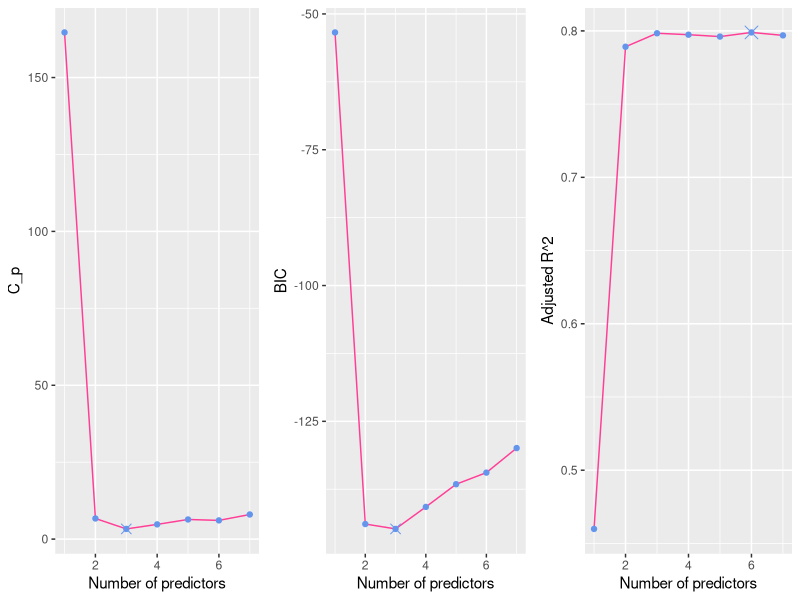
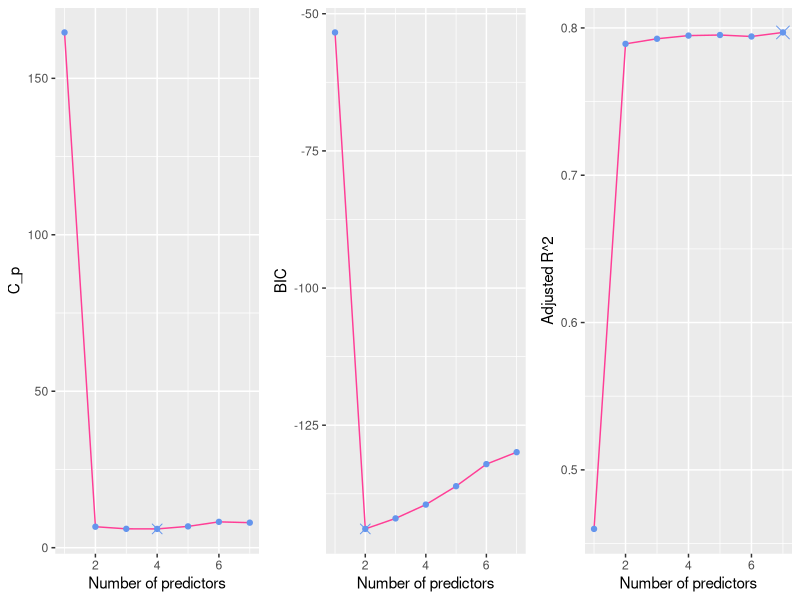
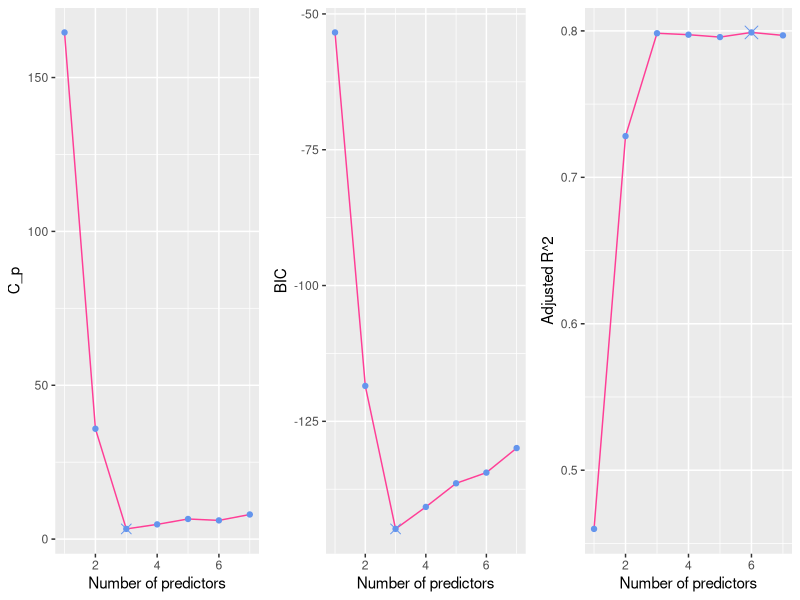
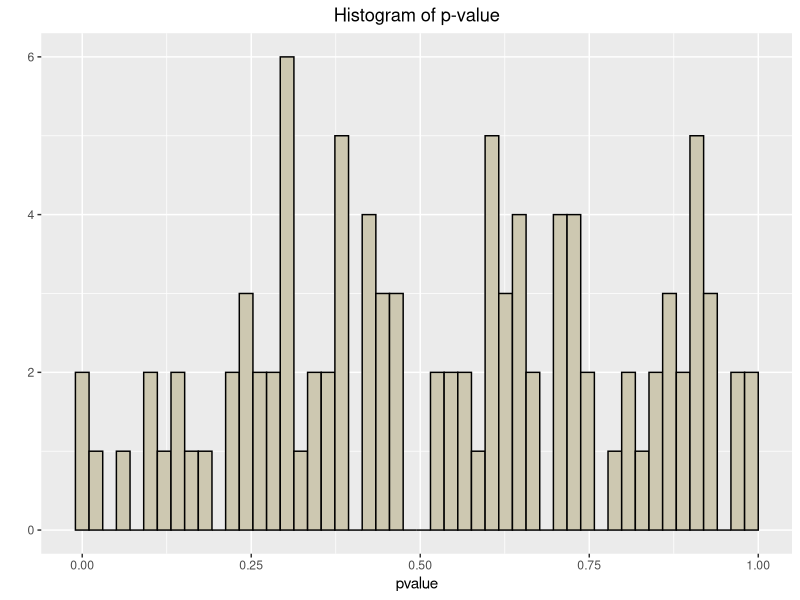
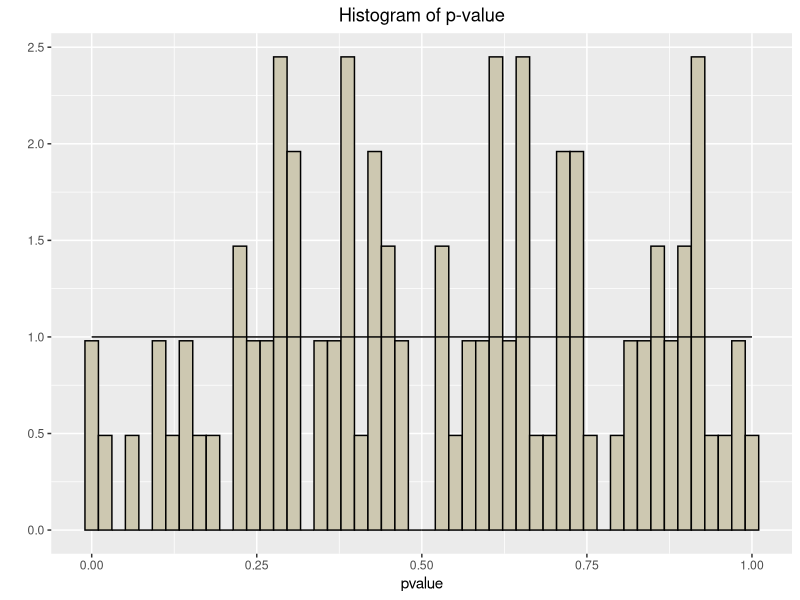

The R script that drew these images, in order: (Note: this script raises an error after producing the figures.)
## ---- chunk 1
knitr::opts_chunk$set(echo = TRUE)
## ---- chunk 2
set.seed(435)
X <- rnorm(100,mean=0,sd=1)
noise <- rnorm(100,mean=0,sd=1)
## ---- chunk 3
Y <- 3 - 2*X + X^2 + noise
dat <- data.frame(poly(X,7,raw=T), Y)
## ---- chunk 4
library(leaps)
library(ggplot2)
library(gridExtra)

fit.sub <- regsubsets(data=dat, Y~.)
fit <- summary(fit.sub)

cp <- ggplot() + geom_line(aes(1:7, fit$cp), col='violetred1') + 
  geom_point(aes(1:7, fit$cp), col='cornflowerblue') +
  geom_point(aes(which.min(fit$cp), 
                 fit$cp[which.min(fit$cp)]), 
             col='cornflowerblue', shape=4, size=3) + 
  ylab('C_p') + xlab('Number of predictors')

bic <- ggplot() + geom_line(aes(1:7, fit$bic), col='violetred1') + 
  geom_point(aes(1:7, fit$bic), col='cornflowerblue') +
  geom_point(aes(which.min(fit$bic), 
                 fit$bic[which.min(fit$bic)]), 
             col='cornflowerblue', shape=4, size=3) + 
  ylab('BIC') + xlab('Number of predictors')

r2 <- ggplot() + geom_line(aes(1:7, fit$adjr2), col='violetred1') + 
  geom_point(aes(1:7, fit$adjr2), col='cornflowerblue') +
  geom_point(aes(which.max(fit$adjr2), 
                 fit$adjr2[which.max(fit$adjr2)]), 
             col='cornflowerblue', shape=4, size=4) + 
  ylab('Adjusted R^2') + xlab('Number of predictors')

grid.arrange(cp,bic,r2,nrow=1)
## ---- chunk 5
cp <- coef(fit.sub, which.min(fit$cp))
bic <- coef(fit.sub, which.min(fit$bic))
adjr2 <- coef(fit.sub, which.max(fit$adjr2))
output <- matrix(0, 3, 8)
colnames(output) <-
  c('(Intercept)','X1','X2','X3','X4','X5','X6','X7')
rownames(output) <- c('C_p', 'BIC', 'Adjusted R^2')
output['C_p',names(cp)] <- cp
output['BIC',names(bic)] <- bic
output['Adjusted R^2',names(adjr2)] <- adjr2
print(output)
## ---- chunk 6
fit.sub <- regsubsets(data=dat, Y~., method='forward')
fit <- summary(fit.sub)

cp <- ggplot() + geom_line(aes(1:7, fit$cp), col='violetred1') + 
  geom_point(aes(1:7, fit$cp), col='cornflowerblue') +
  geom_point(aes(which.min(fit$cp), 
                 fit$cp[which.min(fit$cp)]), 
             col='cornflowerblue', shape=4, size=3) + 
  ylab('C_p') + xlab('Number of predictors')

bic <- ggplot() + geom_line(aes(1:7, fit$bic), col='violetred1') + 
  geom_point(aes(1:7, fit$bic), col='cornflowerblue') +
  geom_point(aes(which.min(fit$bic), 
                 fit$bic[which.min(fit$bic)]), 
             col='cornflowerblue', shape=4, size=3) + 
  ylab('BIC') + xlab('Number of predictors')

r2 <- ggplot() + geom_line(aes(1:7, fit$adjr2), col='violetred1') + 
  geom_point(aes(1:7, fit$adjr2), col='cornflowerblue') +
  geom_point(aes(which.max(fit$adjr2), 
                 fit$adjr2[which.max(fit$adjr2)]), 
             col='cornflowerblue', shape=4, size=4) + 
  ylab('Adjusted R^2') + xlab('Number of predictors')

grid.arrange(cp,bic,r2,nrow=1)
## ---- chunk 7
cp <- coef(fit.sub, which.min(fit$cp))
bic <- coef(fit.sub, which.min(fit$bic))
adjr2 <- coef(fit.sub, which.max(fit$adjr2))
output <- matrix(0, 3, 8)
colnames(output) <-
  c('(Intercept)','X1','X2','X3','X4','X5','X6','X7')
rownames(output) <- c('C_p', 'BIC', 'Adjusted R^2')
output['C_p',names(cp)] <- cp
output['BIC',names(bic)] <- bic
output['Adjusted R^2',names(adjr2)] <- adjr2
print(output)
## ---- chunk 8

fit.sub <- regsubsets(data=dat, Y~., method='backward')
fit <- summary(fit.sub)

cp <- ggplot() + geom_line(aes(1:7, fit$cp), col='violetred1') + 
  geom_point(aes(1:7, fit$cp), col='cornflowerblue') +
  geom_point(aes(which.min(fit$cp), 
                 fit$cp[which.min(fit$cp)]), 
             col='cornflowerblue', shape=4, size=3) + 
  ylab('C_p') + xlab('Number of predictors')

bic <- ggplot() + geom_line(aes(1:7, fit$bic), col='violetred1') + 
  geom_point(aes(1:7, fit$bic), col='cornflowerblue') +
  geom_point(aes(which.min(fit$bic), 
                 fit$bic[which.min(fit$bic)]), 
             col='cornflowerblue', shape=4, size=3) + 
  ylab('BIC') + xlab('Number of predictors')

r2 <- ggplot() + geom_line(aes(1:7, fit$adjr2), col='violetred1') + 
  geom_point(aes(1:7, fit$adjr2), col='cornflowerblue') +
  geom_point(aes(which.max(fit$adjr2), 
                 fit$adjr2[which.max(fit$adjr2)]), 
             col='cornflowerblue', shape=4, size=4) + 
  ylab('Adjusted R^2') + xlab('Number of predictors')

grid.arrange(cp,bic,r2,nrow=1)
## ---- chunk 9
cp <- coef(fit.sub, which.min(fit$cp))
bic <- coef(fit.sub, which.min(fit$bic))
adjr2 <- coef(fit.sub, which.max(fit$adjr2))
output <- matrix(0, 3, 8)
colnames(output) <-
  c('(Intercept)','X1','X2','X3','X4','X5','X6','X7')
rownames(output) <- c('C_p', 'BIC', 'Adjusted R^2')
output['C_p',names(cp)] <- cp
output['BIC',names(bic)] <- bic
output['Adjusted R^2',names(adjr2)] <- adjr2
print(output)
## ---- chunk 10
X <- matrix(NA, 1000, 100)
noise <- rep(NA, 1000)
for (i in 1:1000) {
  noise[i] <- rnorm(1,mean=0,sd=1)
  X[i,] <- rnorm(100,mean=0,sd=1)
}
## ---- chunk 11
Y <- rep(0,1000)
for (i in 1:1000) {
  Y[i] <- sum(0*X[i,]) + noise[i]
}

## ---- chunk 12
pvalue <- rep(NA,100)
for (i in 1:100) {
  pvalue[i] <- (summary(lm(Y~X[,i])))$coef[,4][2]
}

ggplot() + geom_histogram(aes(pvalue),
                          bins=50,
                          color="black",
                          fill="cornsilk3") +
  xlab('pvalue') + ylab('') + 
  ggtitle('Histogram of p-value') +
  theme(plot.title = element_text(hjust = 0.5))
## ---- chunk 13
xx <- seq(0,1,0.01)
ggplot() + geom_histogram(aes(pvalue,
                              y=..density..),
                          bins=50,
                          color="black",
                          fill="cornsilk3") +
  xlab('pvalue') + ylab('') + 
  ggtitle('Histogram of p-value') +
  theme(plot.title = element_text(hjust = 0.5)) + geom_line(aes(xx, dunif(xx)))
## ---- chunk 14
dat <- data.frame(X,Y)
fit.coef <- matrix(NA,1000,100)
for (i in 1:1000) {
  fit <- regsubsets(dat, Y[i]~X[i,], method='forward')
  fit.coef[i,] <- coef(fit, which.min(summary(fit)$bic))
}
